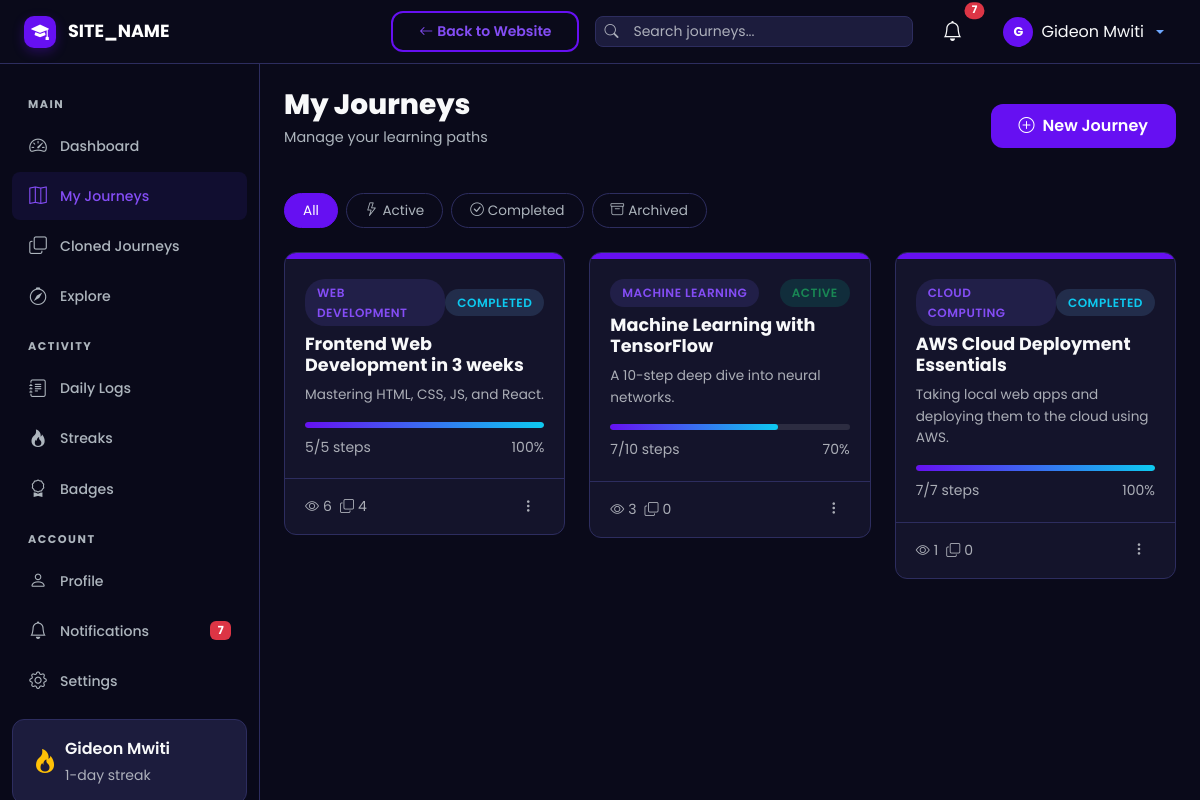
The page /user/journeys.php (signed in) on the database as committed earlier.
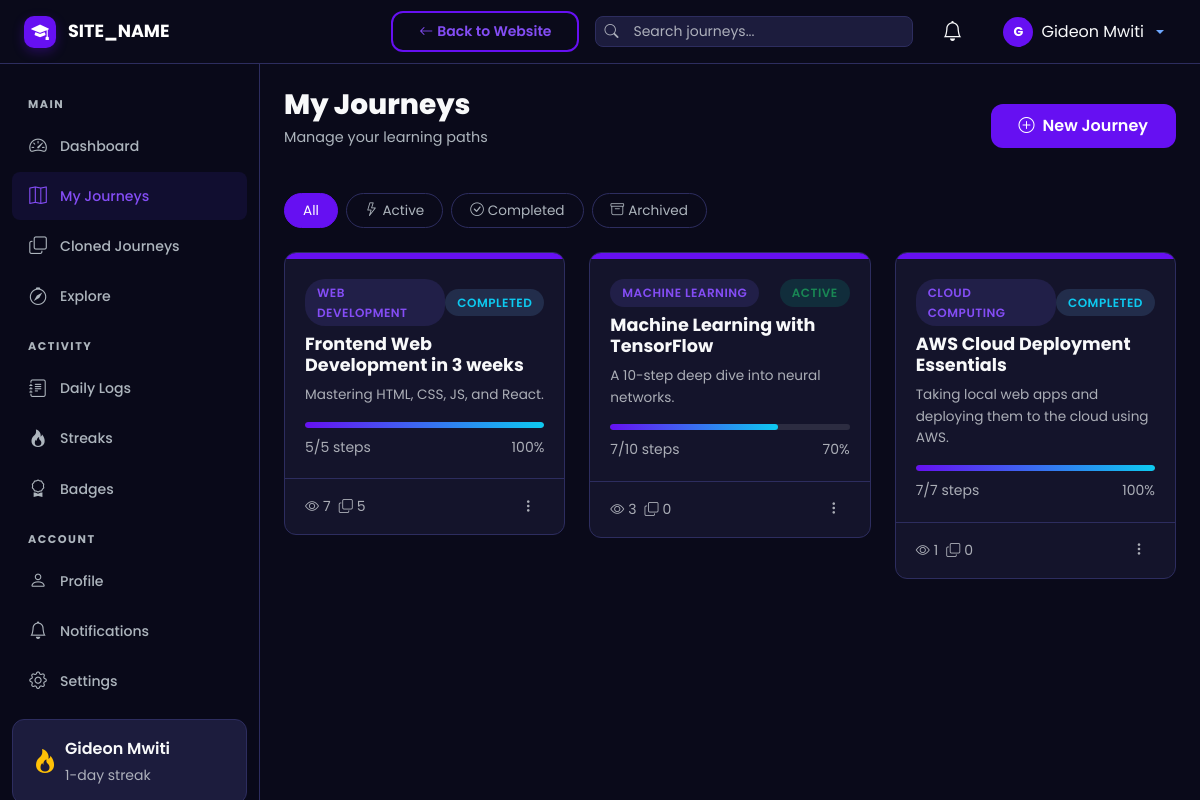
The same page on the database as committed later.
### tables this page shows
CREATE TABLE `journeys` (
  `id` int UNSIGNED NOT NULL,
  `user_id` int UNSIGNED NOT NULL,
  `title` varchar(255) NOT NULL,
  `slug` varchar(255) NOT NULL,
  `description` text,
  `category_id` int UNSIGNED DEFAULT NULL,
  `visibility` enum('public','private') NOT NULL DEFAULT 'public',
  `status` enum('active','completed','archived') NOT NULL DEFAULT 'active',
  `is_featured` tinyint(1) NOT NULL DEFAULT '0',
  `total_steps` int UNSIGNED NOT NULL DEFAULT '0',
  `completed_steps` int UNSIGNED NOT NULL DEFAULT '0',
  `clone_count` int UNSIGNED NOT NULL DEFAULT '0',
  `view_count` int UNSIGNED NOT NULL DEFAULT '0',
  `created_at` datetime NOT NULL DEFAULT CURRENT_TIMESTAMP,
  `updated_at` datetime NOT NULL DEFAULT CURRENT_TIMESTAMP ON UPDATE CURRENT_TIMESTAMP
);

CREATE TABLE `categories` (
  `id` int UNSIGNED NOT NULL,
  `name` varchar(100) NOT NULL,
  `slug` varchar(100) NOT NULL,
  `icon` varchar(50) DEFAULT 'bi-folder',
  `created_at` datetime NOT NULL DEFAULT CURRENT_TIMESTAMP
);

### includes/helpers.php (called while the page is built, shortened)
<?php
function sanitize(?string $input): string {
    return htmlspecialchars(trim($input), ENT_QUOTES, 'UTF-8');
}
function completionPercent(int $completed, int $total): int {
    return (int) round(($completed / $total) * 100);
}
function truncateText(string $text, int $length = 150): string {
    if (mb_strlen($text) <= $length) return $text;
    return mb_substr($text, 0, $length) . '...';
}
function getUnreadNotificationCount(int $userId): int {
    $db = getDB();
    $stmt = $db->prepare("SELECT COUNT(*) FROM notifications WHERE user_id = ? AND is_read = 0");
    $stmt->execute([$userId]);
    return (int)$stmt->fetchColumn();
}

### user/journeys.php (the view, shortened to what the changed rows need)
<?php
require_once __DIR__ . '/../includes/dashboard_header.php';
$userId = getCurrentUserId();
$db = getDB();
$where = "j.user_id = ?";
$params = [$userId];
$stmt = $db->prepare("SELECT j.*, c.name AS category_name FROM journeys j LEFT JOIN categories c ON j.category_id = c.id WHERE $where ORDER BY j.updated_at DESC");
$stmt->execute($params);
$journeys = $stmt->fetchAll();
?>
<div class="st-page-header d-flex align-items-center justify-content-between flex-wrap gap-3">
    <div>
        <h1 class="st-page-title">My Journeys</h1>
    </div>
</div>
<?php if (empty($journeys)): ?>
    <div class="st-card">
        <div class="st-empty-state">
            <i class="bi bi-map d-block"></i>
            <h5>No journeys found</h5>
            <p>Create your first learning journey and start tracking progress.</p>
            <a href="<?= SITE_URL ?>/journey/create.php" class="btn btn-st-primary mt-2"><i class="bi bi-plus me-1"></i>Create Journey</a>
        </div>
    </div>
<?php else: ?>
    <div class="row g-4">
        <?php foreach ($journeys as $j): ?>
        <div class="col-md-6 col-xl-4">
            <div class="st-journey-card">
                <div class="card-header-gradient"></div>
                <div class="card-body">
                    <div class="d-flex align-items-center justify-content-between mb-2">
                        <?php if ($j['category_name']): ?>
                            <span class="st-badge st-badge-primary"><?= sanitize($j['category_name']) ?></span>
                        <?php else: ?>
                            <span></span>
                        <?php endif; ?>
                        <?php
                        $statusBadges = ['active' => 'st-badge-success', 'completed' => 'st-badge-info', 'archived' => 'st-badge-warning'];
                        ?>
                        <span class="st-badge <?= $statusBadges[$j['status']] ?? '' ?>"><?= ucfirst($j['status']) ?></span>
                    </div>
                    <h5 class="card-title">
                        <a href="<?= SITE_URL ?>/journey/view.php?id=<?= $j['id'] ?>" class="text-decoration-none text-light"><?= sanitize($j['title']) ?></a>
                    </h5>
                    <p class="text-muted mb-3" style="font-size:0.85rem;"><?= truncateText(sanitize($j['description'] ?? 'No description'), 100) ?></p>
                    <div class="st-progress mb-2"><div class="st-progress-bar" style="width:<?= completionPercent($j['completed_steps'], $j['total_steps']) ?>%"></div></div>
                    <div class="d-flex justify-content-between">
                        <small class="text-muted"><?= $j['completed_steps'] ?>/<?= $j['total_steps'] ?> steps</small>
                        <small class="text-muted"><?= completionPercent($j['completed_steps'], $j['total_steps']) ?>%</small>
                    </div>
                </div>
                <div class="card-footer">
                    <div class="d-flex align-items-center gap-2">
                        <small class="text-muted"><i class="bi bi-eye me-1"></i><?= $j['view_count'] ?></small>
                        <small class="text-muted"><i class="bi bi-copy me-1"></i><?= $j['clone_count'] ?></small>
                    </div>
                    <div class="dropdown">
                        <button class="btn btn-sm btn-link text-muted" data-bs-toggle="dropdown"><i class="bi bi-three-dots-vertical"></i></button>
                    </div>
                </div>
            </div>
        </div>
        <?php endforeach; ?>
    </div>
<?php endif; ?>
<?php require_once __DIR__ . '/../includes/dashboard_footer.php'; ?>

### includes/dashboard_header.php (shortened to what the changed rows need)
<?php
require_once __DIR__ . '/helpers.php';
$currentUser = getCurrentUser();
$notifCount = getUnreadNotificationCount($currentUser['id']);
?>
<!DOCTYPE html>
<html lang="en" data-bs-theme="dark">
<head>
    <link href="https://cdn.jsdelivr.net/npm/bootstrap@5.3.3/dist/css/bootstrap.min.css" rel="stylesheet">
    <link href="https://cdn.jsdelivr.net/npm/bootstrap-icons@1.11.3/font/bootstrap-icons.min.css" rel="stylesheet">
    <link href="<?= SITE_URL ?>/assets/css/style.css" rel="stylesheet">
    <link href="<?= SITE_URL ?>/assets/css/dashboard.css" rel="stylesheet">
</head>
<body class="dashboard-body">
<nav class="navbar navbar-expand-lg navbar-dark st-topbar fixed-top">
    <div class="container-fluid px-4">
        <div class="d-flex align-items-center ms-auto gap-3">
            <a href="<?= SITE_URL ?>/user/notifications.php" class="btn btn-link text-light position-relative st-nav-icon">
                <i class="bi bi-bell fs-5"></i>
                <?php if ($notifCount > 0): ?>
                    <span class="position-absolute top-0 start-100 translate-middle badge rounded-pill bg-danger st-notif-badge">
                        <?= $notifCount > 99 ? '99+' : $notifCount ?>
                    </span>
                <?php endif; ?>
            </a>
        </div>
    </div>
</nav>
<div class="st-wrapper">
    <nav class="st-sidebar" id="sidebar">
        <div class="st-sidebar-inner">
            <ul class="st-sidebar-nav">
                <li><a href="<?= SITE_URL ?>/user/notifications.php" class="<?= basename($_SERVER['PHP_SELF']) === 'notifications.php' ? 'active' : '' ?>"><i class="bi bi-bell"></i><span>Notifications</span>
                    <?php if ($notifCount > 0): ?><span class="badge bg-danger ms-auto"><?= $notifCount ?></span><?php endif; ?>
                </a></li>
            </ul>
        </div>
    </nav>
    <main class="st-content">
        <div class="container-fluid p-4">

Rows that differ between the two databases and show on the page:
changed journeys "Frontend Web Development in 3 weeks": view_count "6" → "7"; clone_count "4" → "5"
Other text that changed with them:
$notifCount: "7" → (not shown)
